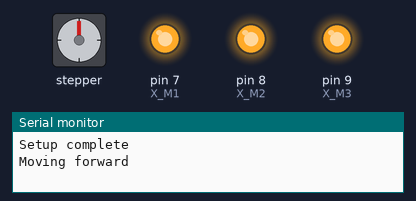
The sketch below on a simulated Arduino Uno, built with avr-gcc and run on an emulated ATmega328P. Shown: stepper motor, output pins drawn as LEDs (lit = HIGH), the last lines printed to the serial monitor. Wiring (inferred from the names in the program): stepper motor driver (200 steps per turn assumed): step pin 4; direction pin 10; enable pin 2. Pins used as bus, display or sensor lines are not drawn.

Above: at 0.15 s.
At 4.95 s:
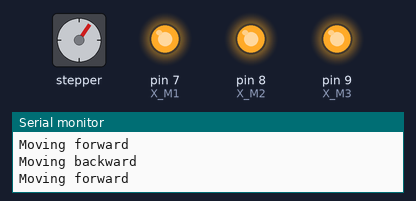
At 10.06 s:
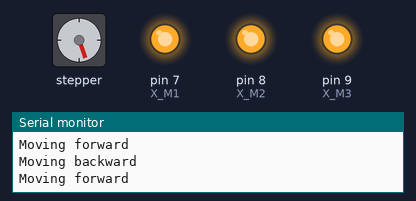
At 19.97 s:
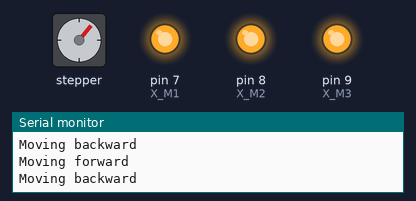
At 29.89 s:
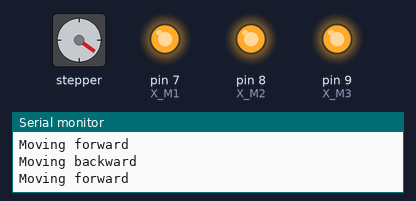
At 39.8 s:
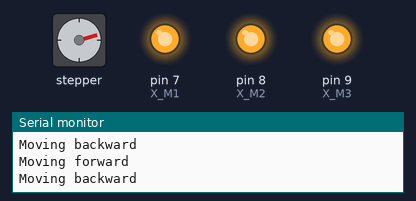
Timing chart, 0 to 40.0 s (numbered marks = the images above):
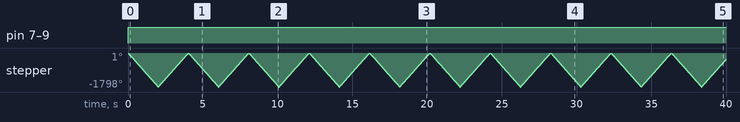

Measured:
- by itself, pin 7 (X_M1), pin 8 (X_M2), pin 9 (X_M3): LOW → HIGH at 0.00 s
- by itself, stepper: turns 1798° counter-clockwise in 2.0 s, then 1798° clockwise in 2.0 s, repeating every 4.0 s

The sketch:

motor_driving.ino
```cpp
#include "motor_driver_test.h"
void setup() {
   my_main();
}

void loop() {}
```

motor_driver_test.cpp
```cpp
#include <Arduino.h>
#include "motor_driver_test.h"
// Enables / disables all motors
#define ENABLE 2
// Resets all motors
#define RESET 3
// Sleep all motors
#define SLEEP 6

// X-axis printhead motor
#define X_M1 7
#define X_M2 8
#define X_M3 9
#define X_STEP 4
#define X_DIR 10

// Y_axis printhead motor
#define Y_M1 24
#define Y_M2 25
#define Y_M3 26
#define Y_STEP 5
#define Y_DIR 27

// Roller motor
#define ROLL_M1 20
#define ROLL_M2 19
#define ROLL_M3 18
#define ROLL_STEP 23
#define ROLL_DIR 17

// Print bed motor
#define BED_M1 16
#define BED_M2 15
#define BED_M3 14
#define BED_STEP 22
#define BED_DIR 13

// Powder well motor
#define PDR_M1 39
#define PDR_M2 38
#define PDR_M3 37
#define PDR_STEP 31
#define PDR_DIR 36

// Other stuff
#define LED_1 34
#define LED_2 33
#define BUTTON 29

void my_main() {
    pinMode(X_STEP, OUTPUT);
    pinMode(X_M1, OUTPUT);
    pinMode(X_M2, OUTPUT);
    pinMode(X_M3, OUTPUT);
    pinMode(ENABLE, OUTPUT);
    pinMode(X_DIR, OUTPUT);

    digitalWrite(X_M1, HIGH);
    digitalWrite(X_M2, HIGH);
    digitalWrite(X_M3, HIGH);
    digitalWrite(ENABLE, LOW);
    Serial.begin(9600);
    delay(1);
    Serial.println("Setup complete");
    while (true) {
        step(Direction::FORWARD);
        delay(5);
        step(Direction::BACKWARD);
        delay(5);
    }
}

void step(Direction dir) {
    if (dir == Direction::FORWARD) {
        Serial.println("Moving forward");
        digitalWrite(X_DIR, LOW);
    }
    else {
        Serial.println("Moving backward");
        digitalWrite(X_DIR, HIGH);
    }
    for (int x = 1; x < 1000; x++) {
        digitalWrite(X_STEP, HIGH);
        delay(1);
        digitalWrite(X_STEP, LOW);
        delay(1);
    }
}
```

motor_driver_test.h
```cpp
enum class Direction {FORWARD, BACKWARD};
void my_main();
void step(Direction dir);
```
